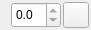
<?xml version="1.0" encoding="UTF-8"?>
<ui version="4.0">
 <class>tempDoubleSpinBox</class>
 <widget class="QWidget" name="tempDoubleSpinBox">
  <property name="geometry">
   <rect>
    <x>0</x>
    <y>0</y>
    <width>89</width>
    <height>30</height>
   </rect>
  </property>
  <property name="windowTitle">
   <string>Form</string>
  </property>
  <layout class="QHBoxLayout" name="horizontalLayout_2">
   <property name="spacing">
    <number>0</number>
   </property>
   <property name="topMargin">
    <number>0</number>
   </property>
   <property name="rightMargin">
    <number>0</number>
   </property>
   <property name="bottomMargin">
    <number>0</number>
   </property>
   <item>
    <widget class="QWidget" name="tempDoubleSpinBoxContent" native="true">
     <property name="minimumSize">
      <size>
       <width>80</width>
       <height>30</height>
      </size>
     </property>
     <property name="maximumSize">
      <size>
       <width>80</width>
       <height>30</height>
      </size>
     </property>
     <layout class="QHBoxLayout" name="horizontalLayout">
      <property name="spacing">
       <number>2</number>
      </property>
      <property name="leftMargin">
       <number>0</number>
      </property>
      <property name="topMargin">
       <number>0</number>
      </property>
      <property name="rightMargin">
       <number>0</number>
      </property>
      <property name="bottomMargin">
       <number>0</number>
      </property>
      <item>
       <widget class="QDoubleSpinBox" name="tempSpinBox">
        <property name="minimumSize">
         <size>
          <width>50</width>
          <height>26</height>
         </size>
        </property>
        <property name="maximumSize">
         <size>
          <width>50</width>
          <height>26</height>
         </size>
        </property>
        <property name="readOnly">
         <bool>true</bool>
        </property>
        <property name="decimals">
         <number>1</number>
        </property>
        <property name="maximum">
         <double>24.000000000000000</double>
        </property>
        <property name="singleStep">
         <double>0.500000000000000</double>
        </property>
        <property name="value">
         <double>0.000000000000000</double>
        </property>
       </widget>
      </item>
      <item>
       <widget class="QPushButton" name="lockerBp">
        <property name="minimumSize">
         <size>
          <width>26</width>
          <height>26</height>
         </size>
        </property>
        <property name="maximumSize">
         <size>
          <width>26</width>
          <height>26</height>
         </size>
        </property>
        <property name="text">
         <string/>
        </property>
       </widget>
      </item>
     </layout>
    </widget>
   </item>
  </layout>
 </widget>
 <resources/>
 <connections/>
</ui>
